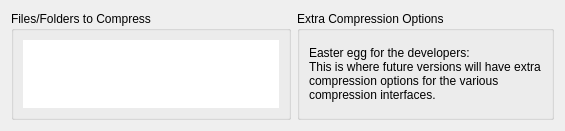
<ui version="4.0" >
 <class>AddDialog</class>
 <widget class="QWidget" name="AddDialog" >
  <property name="geometry" >
   <rect>
    <x>0</x>
    <y>0</y>
    <width>565</width>
    <height>113</height>
   </rect>
  </property>
  <property name="minimumSize" >
   <size>
    <width>0</width>
    <height>0</height>
   </size>
  </property>
  <layout class="QHBoxLayout" name="horizontalLayout" >
   <item>
    <widget class="QGroupBox" name="groupCompressFiles" >
     <property name="sizePolicy" >
      <sizepolicy vsizetype="Preferred" hsizetype="MinimumExpanding" >
       <horstretch>0</horstretch>
       <verstretch>0</verstretch>
      </sizepolicy>
     </property>
     <property name="title" >
      <string>Files/Folders to Compress</string>
     </property>
     <layout class="QVBoxLayout" name="verticalLayout_2" >
      <item>
       <widget class="QListView" name="compressList" >
        <property name="sizePolicy" >
         <sizepolicy vsizetype="Preferred" hsizetype="Expanding" >
          <horstretch>0</horstretch>
          <verstretch>0</verstretch>
         </sizepolicy>
        </property>
        <property name="autoFillBackground" >
         <bool>false</bool>
        </property>
        <property name="frameShape" >
         <enum>QFrame::NoFrame</enum>
        </property>
        <property name="frameShadow" >
         <enum>QFrame::Plain</enum>
        </property>
        <property name="lineWidth" >
         <number>0</number>
        </property>
        <property name="editTriggers" >
         <set>QAbstractItemView::NoEditTriggers</set>
        </property>
        <property name="selectionMode" >
         <enum>QAbstractItemView::NoSelection</enum>
        </property>
        <property name="iconSize" >
         <size>
          <width>32</width>
          <height>32</height>
         </size>
        </property>
        <property name="textElideMode" >
         <enum>Qt::ElideMiddle</enum>
        </property>
        <property name="verticalScrollMode" >
         <enum>QAbstractItemView::ScrollPerPixel</enum>
        </property>
        <property name="resizeMode" >
         <enum>QListView::Adjust</enum>
        </property>
        <property name="viewMode" >
         <enum>QListView::IconMode</enum>
        </property>
        <property name="uniformItemSizes" >
         <bool>true</bool>
        </property>
       </widget>
      </item>
     </layout>
    </widget>
   </item>
   <item>
    <widget class="QGroupBox" name="groupExtraOptions" >
     <property name="sizePolicy" >
      <sizepolicy vsizetype="Preferred" hsizetype="Preferred" >
       <horstretch>0</horstretch>
       <verstretch>0</verstretch>
      </sizepolicy>
     </property>
     <property name="title" >
      <string>Extra Compression Options</string>
     </property>
     <layout class="QVBoxLayout" name="verticalLayout" >
      <item>
       <widget class="QLabel" name="label" >
        <property name="text" >
         <string>Easter egg for the developers:
This is where future versions will have extra compression options for the various compression interfaces.</string>
        </property>
        <property name="wordWrap" >
         <bool>true</bool>
        </property>
       </widget>
      </item>
     </layout>
    </widget>
   </item>
  </layout>
 </widget>
 <connections/>
</ui>
